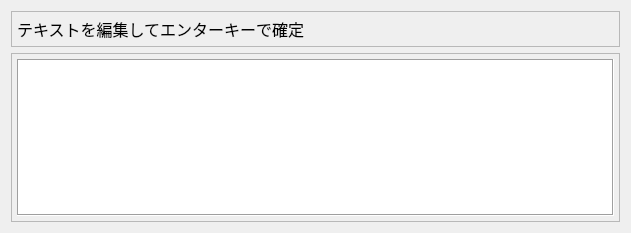
<?xml version="1.0" encoding="UTF-8"?>
<ui version="4.0">
 <class>MyTextEditDialog</class>
 <widget class="QDialog" name="MyTextEditDialog">
  <property name="geometry">
   <rect>
    <x>0</x>
    <y>0</y>
    <width>631</width>
    <height>233</height>
   </rect>
  </property>
  <property name="font">
   <font>
    <family>BIZ UDPゴシック</family>
   </font>
  </property>
  <property name="windowTitle">
   <string>テキストの編集</string>
  </property>
  <layout class="QGridLayout" name="gridLayout_4">
   <item row="0" column="0">
    <widget class="QFrame" name="frame_3">
     <property name="frameShape">
      <enum>QFrame::StyledPanel</enum>
     </property>
     <property name="frameShadow">
      <enum>QFrame::Raised</enum>
     </property>
     <layout class="QGridLayout" name="gridLayout_3">
      <property name="leftMargin">
       <number>5</number>
      </property>
      <property name="topMargin">
       <number>5</number>
      </property>
      <property name="rightMargin">
       <number>5</number>
      </property>
      <property name="bottomMargin">
       <number>5</number>
      </property>
      <property name="spacing">
       <number>0</number>
      </property>
      <item row="0" column="0">
       <widget class="QLabel" name="label">
        <property name="font">
         <font>
          <pointsize>12</pointsize>
         </font>
        </property>
        <property name="text">
         <string>テキストを編集してエンターキーで確定</string>
        </property>
       </widget>
      </item>
      <item row="0" column="1">
       <spacer name="horizontalSpacer_2">
        <property name="orientation">
         <enum>Qt::Horizontal</enum>
        </property>
        <property name="sizeHint" stdset="0">
         <size>
          <width>67</width>
          <height>20</height>
         </size>
        </property>
       </spacer>
      </item>
      <item row="0" column="2">
       <widget class="QLabel" name="label_sub">
        <property name="minimumSize">
         <size>
          <width>150</width>
          <height>0</height>
         </size>
        </property>
        <property name="font">
         <font>
          <pointsize>12</pointsize>
         </font>
        </property>
        <property name="text">
         <string/>
        </property>
        <property name="alignment">
         <set>Qt::AlignRight|Qt::AlignTrailing|Qt::AlignVCenter</set>
        </property>
       </widget>
      </item>
     </layout>
    </widget>
   </item>
   <item row="1" column="0">
    <widget class="QFrame" name="frame">
     <property name="frameShape">
      <enum>QFrame::StyledPanel</enum>
     </property>
     <property name="frameShadow">
      <enum>QFrame::Raised</enum>
     </property>
     <layout class="QGridLayout" name="gridLayout">
      <property name="leftMargin">
       <number>5</number>
      </property>
      <property name="topMargin">
       <number>5</number>
      </property>
      <property name="rightMargin">
       <number>5</number>
      </property>
      <property name="bottomMargin">
       <number>5</number>
      </property>
      <property name="spacing">
       <number>0</number>
      </property>
      <item row="0" column="0">
       <widget class="QTextEdit" name="textEdit_main">
        <property name="font">
         <font>
          <family>Consolas</family>
          <pointsize>13</pointsize>
         </font>
        </property>
        <property name="frameShape">
         <enum>QFrame::Box</enum>
        </property>
        <property name="frameShadow">
         <enum>QFrame::Sunken</enum>
        </property>
        <property name="acceptRichText">
         <bool>false</bool>
        </property>
       </widget>
      </item>
     </layout>
    </widget>
   </item>
  </layout>
 </widget>
 <resources/>
 <connections/>
</ui>
